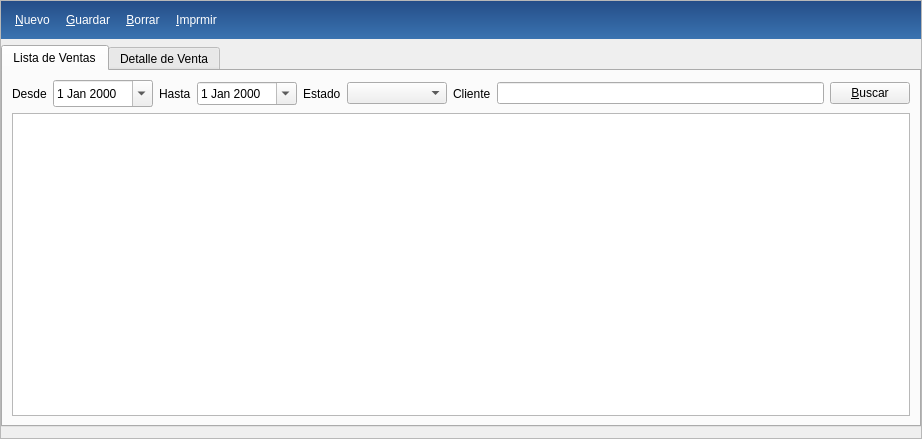
<?xml version="1.0" encoding="UTF-8"?>
<ui version="4.0">
 <class>FrmVentas</class>
 <widget class="QFrame" name="FrmVentas">
  <property name="geometry">
   <rect>
    <x>0</x>
    <y>0</y>
    <width>922</width>
    <height>439</height>
   </rect>
  </property>
  <property name="windowTitle">
   <string>Ventas</string>
  </property>
  <property name="windowIcon">
   <iconset resource="micolegio.qrc">
    <normaloff>:/images/maintoolbar/ventascompras.png</normaloff>:/images/maintoolbar/ventascompras.png</iconset>
  </property>
  <property name="frameShape">
   <enum>QFrame::StyledPanel</enum>
  </property>
  <property name="frameShadow">
   <enum>QFrame::Raised</enum>
  </property>
  <layout class="QGridLayout" name="gridLayout">
   <property name="leftMargin">
    <number>0</number>
   </property>
   <property name="topMargin">
    <number>0</number>
   </property>
   <property name="rightMargin">
    <number>0</number>
   </property>
   <item row="0" column="0">
    <widget class="QFrame" name="topFrame">
     <property name="sizePolicy">
      <sizepolicy hsizetype="Preferred" vsizetype="Fixed">
       <horstretch>0</horstretch>
       <verstretch>0</verstretch>
      </sizepolicy>
     </property>
     <property name="minimumSize">
      <size>
       <width>0</width>
       <height>0</height>
      </size>
     </property>
     <property name="styleSheet">
      <string notr="true">#topFrame {
background: qlineargradient(spread:pad, x1:0.5, y1:0, x2:0.5, y2:1, stop:0 rgba(37, 77, 136, 255), stop:1 rgba(58, 116, 177, 255));
padding: 0;
}

#topFrame QPushButton {
border: none;
padding: 3px 5px;
margin: 0;
background-color: none;
color:white;
}

#topFrame QPushButton:hover {
background: qradialgradient(cx: 0.3, cy: -0.4, fx: 0.3, fy: -0.4, 
radius: 1.35, stop: 0 #fff, stop:  1 #bbb);
color : rgba(58, 116, 177, 255);
}

#topFrame QPushButton:pressed {
background: qradialgradient(cx: 0.3, cy: -0.4, fx: 0.3, fy: -0.4, 
radius: 1.35, stop: 0 #fff, stop:  1 #ddd);
}</string>
     </property>
     <property name="frameShape">
      <enum>QFrame::NoFrame</enum>
     </property>
     <property name="frameShadow">
      <enum>QFrame::Plain</enum>
     </property>
     <property name="lineWidth">
      <number>0</number>
     </property>
     <layout class="QHBoxLayout" name="horizontalLayout">
      <property name="sizeConstraint">
       <enum>QLayout::SetMinimumSize</enum>
      </property>
      <item>
       <widget class="QPushButton" name="btnNuevo">
        <property name="text">
         <string>&amp;Nuevo</string>
        </property>
        <property name="icon">
         <iconset>
          <normalon>:/images/standardtoolbar/document-new.png</normalon>
         </iconset>
        </property>
        <property name="iconSize">
         <size>
          <width>22</width>
          <height>22</height>
         </size>
        </property>
       </widget>
      </item>
      <item>
       <widget class="QPushButton" name="btnGuardar">
        <property name="text">
         <string>&amp;Guardar</string>
        </property>
        <property name="icon">
         <iconset resource="micolegio.qrc">
          <normaloff>:/images/standardtoolbar/document-save.png</normaloff>:/images/standardtoolbar/document-save.png</iconset>
        </property>
       </widget>
      </item>
      <item>
       <widget class="QPushButton" name="btnBorrar">
        <property name="text">
         <string>&amp;Borrar</string>
        </property>
        <property name="icon">
         <iconset resource="micolegio.qrc">
          <normaloff>:/images/standardtoolbar/delete.png</normaloff>:/images/standardtoolbar/delete.png</iconset>
        </property>
       </widget>
      </item>
      <item>
       <widget class="QPushButton" name="btnImprimir">
        <property name="text">
         <string>&amp;Imprmir</string>
        </property>
        <property name="icon">
         <iconset>
          <normalon>:/images/standardtoolbar/document-print.png</normalon>
         </iconset>
        </property>
        <property name="iconSize">
         <size>
          <width>22</width>
          <height>22</height>
         </size>
        </property>
       </widget>
      </item>
      <item>
       <spacer name="horizontalSpacer">
        <property name="orientation">
         <enum>Qt::Horizontal</enum>
        </property>
        <property name="sizeHint" stdset="0">
         <size>
          <width>40</width>
          <height>20</height>
         </size>
        </property>
       </spacer>
      </item>
     </layout>
    </widget>
   </item>
   <item row="1" column="0">
    <widget class="QTabWidget" name="tabWidget">
     <property name="enabled">
      <bool>true</bool>
     </property>
     <property name="currentIndex">
      <number>0</number>
     </property>
     <widget class="QWidget" name="tabVentas">
      <attribute name="title">
       <string>Lista de Ventas</string>
      </attribute>
      <layout class="QGridLayout" name="gridLayout_2">
       <item row="0" column="0">
        <widget class="QLabel" name="label_7">
         <property name="text">
          <string>Desde</string>
         </property>
        </widget>
       </item>
       <item row="0" column="1">
        <widget class="QDateEdit" name="filterDesde">
         <property name="sizePolicy">
          <sizepolicy hsizetype="Preferred" vsizetype="Fixed">
           <horstretch>0</horstretch>
           <verstretch>0</verstretch>
          </sizepolicy>
         </property>
         <property name="minimumSize">
          <size>
           <width>100</width>
           <height>27</height>
          </size>
         </property>
         <property name="maximumSize">
          <size>
           <width>100</width>
           <height>16777215</height>
          </size>
         </property>
         <property name="baseSize">
          <size>
           <width>100</width>
           <height>0</height>
          </size>
         </property>
         <property name="calendarPopup">
          <bool>true</bool>
         </property>
        </widget>
       </item>
       <item row="0" column="2">
        <widget class="QLabel" name="label_8">
         <property name="text">
          <string>Hasta</string>
         </property>
        </widget>
       </item>
       <item row="0" column="3">
        <widget class="QDateEdit" name="filterHasta">
         <property name="sizePolicy">
          <sizepolicy hsizetype="Preferred" vsizetype="Fixed">
           <horstretch>0</horstretch>
           <verstretch>0</verstretch>
          </sizepolicy>
         </property>
         <property name="minimumSize">
          <size>
           <width>100</width>
           <height>0</height>
          </size>
         </property>
         <property name="maximumSize">
          <size>
           <width>100</width>
           <height>16777215</height>
          </size>
         </property>
         <property name="baseSize">
          <size>
           <width>100</width>
           <height>0</height>
          </size>
         </property>
         <property name="calendarPopup">
          <bool>true</bool>
         </property>
        </widget>
       </item>
       <item row="0" column="4">
        <widget class="QLabel" name="label_10">
         <property name="text">
          <string>Estado</string>
         </property>
        </widget>
       </item>
       <item row="0" column="5">
        <widget class="QComboBox" name="filterEstado">
         <property name="minimumSize">
          <size>
           <width>100</width>
           <height>0</height>
          </size>
         </property>
        </widget>
       </item>
       <item row="0" column="6">
        <widget class="QLabel" name="label_9">
         <property name="text">
          <string>Cliente</string>
         </property>
        </widget>
       </item>
       <item row="0" column="7">
        <widget class="QLineEdit" name="filterCliente"/>
       </item>
       <item row="0" column="8">
        <widget class="QPushButton" name="btnBuscar">
         <property name="text">
          <string>&amp;Buscar</string>
         </property>
        </widget>
       </item>
       <item row="1" column="0" colspan="9">
        <widget class="QTableView" name="tbwVentas"/>
       </item>
      </layout>
     </widget>
     <widget class="QWidget" name="tabDetalles">
      <attribute name="title">
       <string>Detalle de Venta</string>
      </attribute>
      <layout class="QGridLayout" name="gridLayout_4">
       <item row="0" column="1">
        <widget class="QDateEdit" name="dteEmision">
         <property name="sizePolicy">
          <sizepolicy hsizetype="Preferred" vsizetype="Fixed">
           <horstretch>0</horstretch>
           <verstretch>0</verstretch>
          </sizepolicy>
         </property>
         <property name="minimumSize">
          <size>
           <width>30</width>
           <height>0</height>
          </size>
         </property>
         <property name="maximumSize">
          <size>
           <width>100</width>
           <height>16777215</height>
          </size>
         </property>
         <property name="calendarPopup">
          <bool>true</bool>
         </property>
        </widget>
       </item>
       <item row="2" column="0">
        <widget class="QLabel" name="label_5">
         <property name="maximumSize">
          <size>
           <width>50</width>
           <height>16777215</height>
          </size>
         </property>
         <property name="text">
          <string>Total</string>
         </property>
        </widget>
       </item>
       <item row="3" column="0" colspan="8">
        <widget class="QGroupBox" name="groupBox">
         <property name="title">
          <string>Item</string>
         </property>
         <layout class="QGridLayout" name="gridLayout_3">
          <item row="0" column="5">
           <widget class="QSpinBox" name="txtCantidad">
            <property name="value">
             <number>1</number>
            </property>
           </widget>
          </item>
          <item row="0" column="7">
           <widget class="QDoubleSpinBox" name="dpTotal">
            <property name="sizePolicy">
             <sizepolicy hsizetype="Preferred" vsizetype="Fixed">
              <horstretch>0</horstretch>
              <verstretch>0</verstretch>
             </sizepolicy>
            </property>
            <property name="minimumSize">
             <size>
              <width>70</width>
              <height>0</height>
             </size>
            </property>
            <property name="maximumSize">
             <size>
              <width>70</width>
              <height>16777215</height>
             </size>
            </property>
            <property name="alignment">
             <set>Qt::AlignRight|Qt::AlignTrailing|Qt::AlignVCenter</set>
            </property>
            <property name="maximum">
             <double>1000.000000000000000</double>
            </property>
           </widget>
          </item>
          <item row="0" column="8">
           <widget class="QLabel" name="label_15">
            <property name="text">
             <string>Descuento</string>
            </property>
           </widget>
          </item>
          <item row="0" column="10">
           <widget class="QPushButton" name="btnAddDetalle">
            <property name="text">
             <string>&amp;Agregar</string>
            </property>
            <property name="icon">
             <iconset resource="micolegio.qrc">
              <normaloff>:/images/standardtoolbar/list-add.png</normaloff>:/images/standardtoolbar/list-add.png</iconset>
            </property>
            <property name="iconSize">
             <size>
              <width>20</width>
              <height>20</height>
             </size>
            </property>
           </widget>
          </item>
          <item row="0" column="0">
           <widget class="QLabel" name="label_11">
            <property name="text">
             <string>Producto</string>
            </property>
           </widget>
          </item>
          <item row="0" column="1">
           <widget class="QComboBox" name="cmbProducto">
            <property name="minimumSize">
             <size>
              <width>270</width>
              <height>0</height>
             </size>
            </property>
            <property name="maximumSize">
             <size>
              <width>270</width>
              <height>16777215</height>
             </size>
            </property>
            <property name="editable">
             <bool>true</bool>
            </property>
           </widget>
          </item>
          <item row="0" column="2">
           <widget class="QLabel" name="label_12">
            <property name="text">
             <string>P.Unitario</string>
            </property>
           </widget>
          </item>
          <item row="0" column="3">
           <widget class="QDoubleSpinBox" name="txtPunitario">
            <property name="alignment">
             <set>Qt::AlignRight|Qt::AlignTrailing|Qt::AlignVCenter</set>
            </property>
           </widget>
          </item>
          <item row="0" column="4">
           <widget class="QLabel" name="label_13">
            <property name="text">
             <string>Cant.</string>
            </property>
           </widget>
          </item>
          <item row="0" column="6">
           <widget class="QLabel" name="label_14">
            <property name="text">
             <string>Total</string>
            </property>
           </widget>
          </item>
          <item row="0" column="9">
           <widget class="QDoubleSpinBox" name="dpDescuento"/>
          </item>
          <item row="1" column="0" colspan="11">
           <widget class="QTableView" name="tbwDetallesVenta"/>
          </item>
         </layout>
        </widget>
       </item>
       <item row="2" column="6">
        <widget class="QLabel" name="label_6">
         <property name="text">
          <string>Pago</string>
         </property>
        </widget>
       </item>
       <item row="1" column="2">
        <widget class="QLabel" name="label_2">
         <property name="minimumSize">
          <size>
           <width>60</width>
           <height>0</height>
          </size>
         </property>
         <property name="maximumSize">
          <size>
           <width>50</width>
           <height>16777215</height>
          </size>
         </property>
         <property name="text">
          <string>Proveedor</string>
         </property>
        </widget>
       </item>
       <item row="2" column="4">
        <widget class="QLabel" name="label_3">
         <property name="text">
          <string>Descuento</string>
         </property>
        </widget>
       </item>
       <item row="0" column="0">
        <widget class="QLabel" name="label">
         <property name="text">
          <string>Fecha</string>
         </property>
        </widget>
       </item>
       <item row="1" column="3">
        <widget class="QLineEdit" name="txtCliente"/>
       </item>
       <item row="1" column="0">
        <widget class="QLabel" name="label_4">
         <property name="text">
          <string>RUC</string>
         </property>
        </widget>
       </item>
       <item row="2" column="5">
        <widget class="QDoubleSpinBox" name="nDescuento">
         <property name="minimumSize">
          <size>
           <width>50</width>
           <height>0</height>
          </size>
         </property>
         <property name="maximumSize">
          <size>
           <width>70</width>
           <height>16777215</height>
          </size>
         </property>
         <property name="alignment">
          <set>Qt::AlignRight|Qt::AlignTrailing|Qt::AlignVCenter</set>
         </property>
        </widget>
       </item>
       <item row="2" column="7">
        <widget class="QDoubleSpinBox" name="txtMontoCancelado">
         <property name="sizePolicy">
          <sizepolicy hsizetype="Preferred" vsizetype="Fixed">
           <horstretch>0</horstretch>
           <verstretch>0</verstretch>
          </sizepolicy>
         </property>
         <property name="minimumSize">
          <size>
           <width>80</width>
           <height>0</height>
          </size>
         </property>
         <property name="maximumSize">
          <size>
           <width>80</width>
           <height>16777215</height>
          </size>
         </property>
         <property name="alignment">
          <set>Qt::AlignRight|Qt::AlignTrailing|Qt::AlignVCenter</set>
         </property>
        </widget>
       </item>
       <item row="1" column="1">
        <widget class="QLineEdit" name="txtDniAlumno">
         <property name="sizePolicy">
          <sizepolicy hsizetype="Preferred" vsizetype="Fixed">
           <horstretch>0</horstretch>
           <verstretch>0</verstretch>
          </sizepolicy>
         </property>
         <property name="minimumSize">
          <size>
           <width>30</width>
           <height>0</height>
          </size>
         </property>
         <property name="maximumSize">
          <size>
           <width>100</width>
           <height>16777215</height>
          </size>
         </property>
         <property name="text">
          <string/>
         </property>
         <property name="maxLength">
          <number>7</number>
         </property>
        </widget>
       </item>
       <item row="2" column="2" colspan="2">
        <spacer name="horizontalSpacer_2">
         <property name="orientation">
          <enum>Qt::Horizontal</enum>
         </property>
         <property name="sizeHint" stdset="0">
          <size>
           <width>376</width>
           <height>20</height>
          </size>
         </property>
        </spacer>
       </item>
       <item row="2" column="1">
        <widget class="QLineEdit" name="txtTotal">
         <property name="enabled">
          <bool>true</bool>
         </property>
         <property name="sizePolicy">
          <sizepolicy hsizetype="Preferred" vsizetype="Fixed">
           <horstretch>0</horstretch>
           <verstretch>0</verstretch>
          </sizepolicy>
         </property>
         <property name="minimumSize">
          <size>
           <width>100</width>
           <height>0</height>
          </size>
         </property>
         <property name="maximumSize">
          <size>
           <width>100</width>
           <height>16777215</height>
          </size>
         </property>
         <property name="alignment">
          <set>Qt::AlignRight|Qt::AlignTrailing|Qt::AlignVCenter</set>
         </property>
        </widget>
       </item>
      </layout>
     </widget>
    </widget>
   </item>
  </layout>
 </widget>
 <tabstops>
  <tabstop>tbwVentas</tabstop>
  <tabstop>btnNuevo</tabstop>
  <tabstop>btnGuardar</tabstop>
  <tabstop>btnBorrar</tabstop>
  <tabstop>btnImprimir</tabstop>
  <tabstop>txtTotal</tabstop>
  <tabstop>dteEmision</tabstop>
  <tabstop>txtDniAlumno</tabstop>
  <tabstop>txtCliente</tabstop>
  <tabstop>nDescuento</tabstop>
  <tabstop>txtMontoCancelado</tabstop>
 </tabstops>
 <resources>
  <include location="micolegio.qrc"/>
 </resources>
 <connections/>
</ui>
